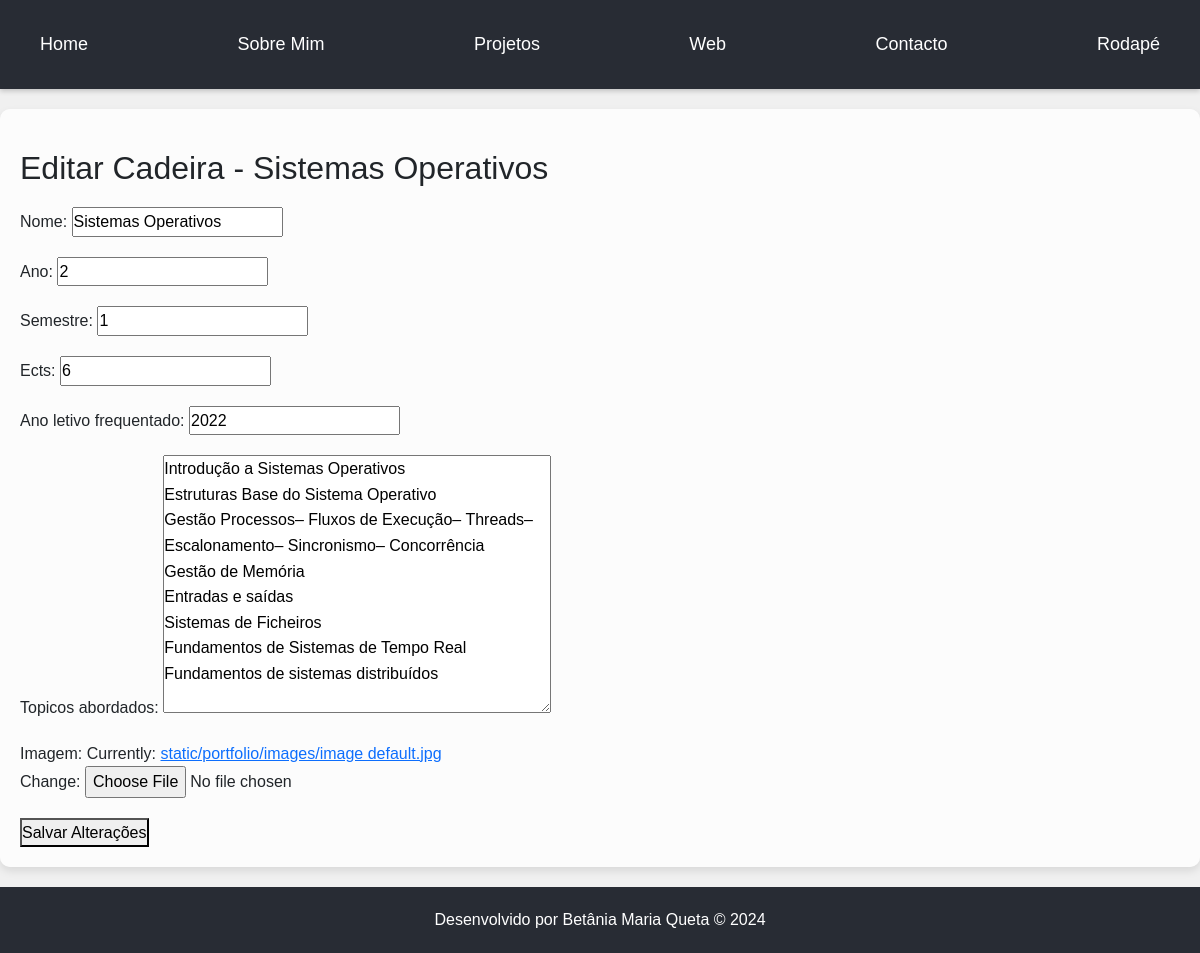
/editar_cadeira/18/, run on the app's committed database.
### portfolio/models.py (models this page shows)
class Cadeira(models.Model):
    nome = models.CharField(max_length=100)
    ano = models.IntegerField()
    semestre = models.IntegerField()
    ects = models.IntegerField()
    ano_letivo_frequentado = models.IntegerField()
    topicos_abordados = models.TextField()
    imagem = models.ImageField(upload_to='images/', default='images/default.jpg')

### portfolio/views.py (the view)
# urls.py: path('editar_cadeira/<int:cadeira_id>/', views.editar_cadeira, name='editar_cadeira'),
def editar_cadeira(request, cadeira_id):
    cadeira = get_object_or_404(Cadeira, pk=cadeira_id)
    if request.method == 'POST':
        form = AdicionarCadeiraForm(request.POST, instance=cadeira)
        if form.is_valid():
            form.save()
            return redirect('portfolio:lista_cadeiras')
    else:
        form = AdicionarCadeiraForm(instance=cadeira)
    return render(request, 'portfolio/editar_cadeira.html', {'form': form, 'cadeira': cadeira})

### portfolio/forms.py
class AdicionarCadeiraForm(forms.ModelForm):
    class Meta:
        model = Cadeira
        fields = '__all__'  # Isso permite que todos os campos do modelo sejam incluídos no formulário

### portfolio/templates/portfolio/editar_cadeira.html (shortened to what this page needs)
{% extends 'portfolio/layout.html' %}
{% block main %}
    <h2>Editar Cadeira - {{ cadeira.nome }}</h2>
    <form method="post" enctype="multipart/form-data">
        {{ form.as_p }}
        <button type="submit">Salvar Alterações</button>
    </form>
{% endblock %}

### portfolio/static/portfolio/css/style.css (style rules this page uses)
* { box-sizing: border-box; margin: 0; padding: 0; }
body { font-family: 'Montserrat', sans-serif; font-size: 16px; line-height: 1.6; background-color: #f0f0f0; transition: background-color 0.3s ease, color 0.3s ease; }
h1, h2, h3, p { margin: 20px 0; padding: 0; }

### data on the page
Cadeira: nome "Sistemas Operativos", ano "2", semestre "1", ects "6", ano_letivo_frequentado "2022", topicos_abordados "Introdução a Sistemas Operativos Estruturas Base do Sistema Operativo Gestão Processos– Fluxos de Execução– Threads– Escalonamento– Sincronismo– Concorrência Gestão de Memória Entradas e saídas Sistemas de Ficheiros Fundamentos de Sistemas de Tempo Real Fundamentos de sistemas distribuídos"
